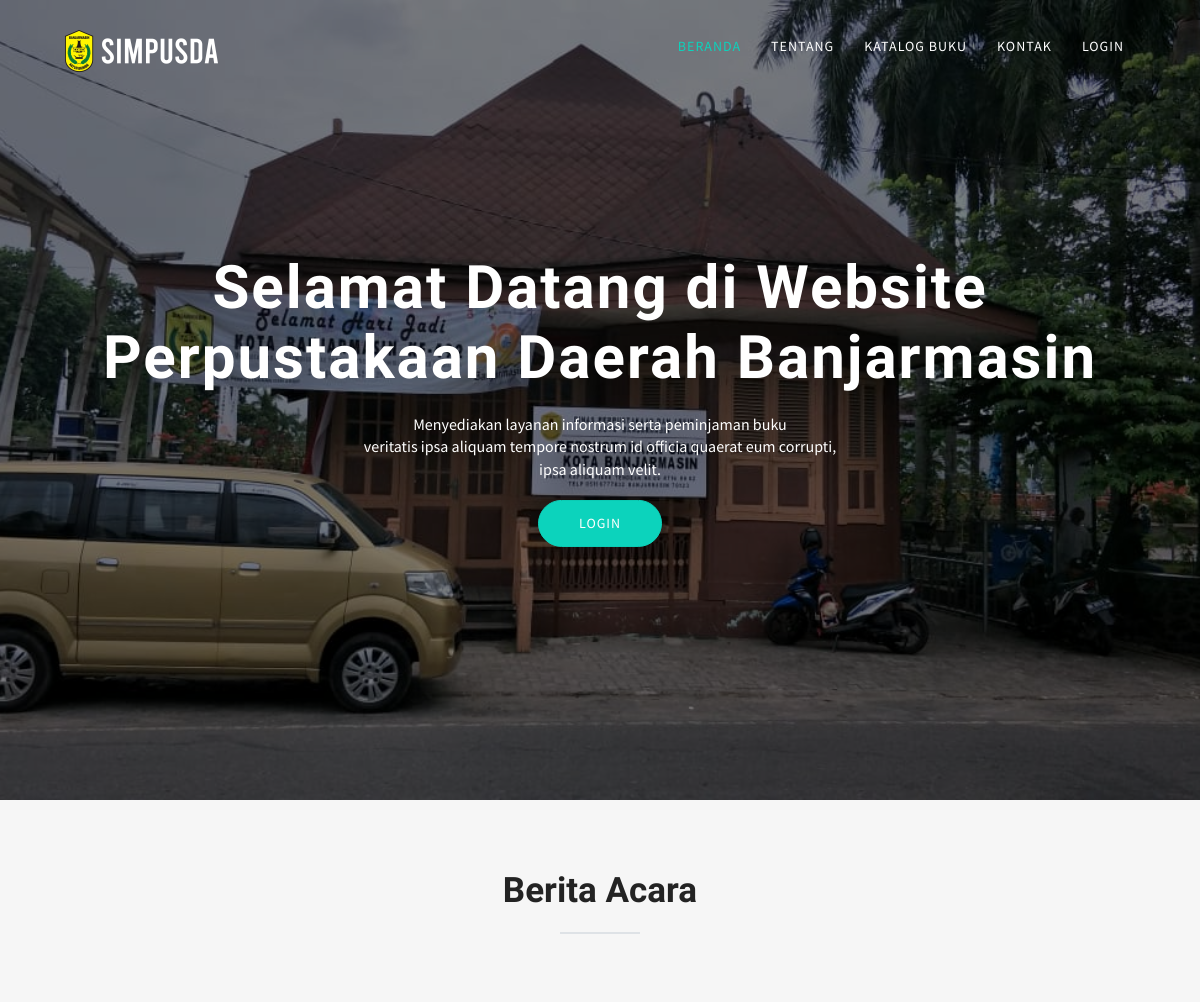
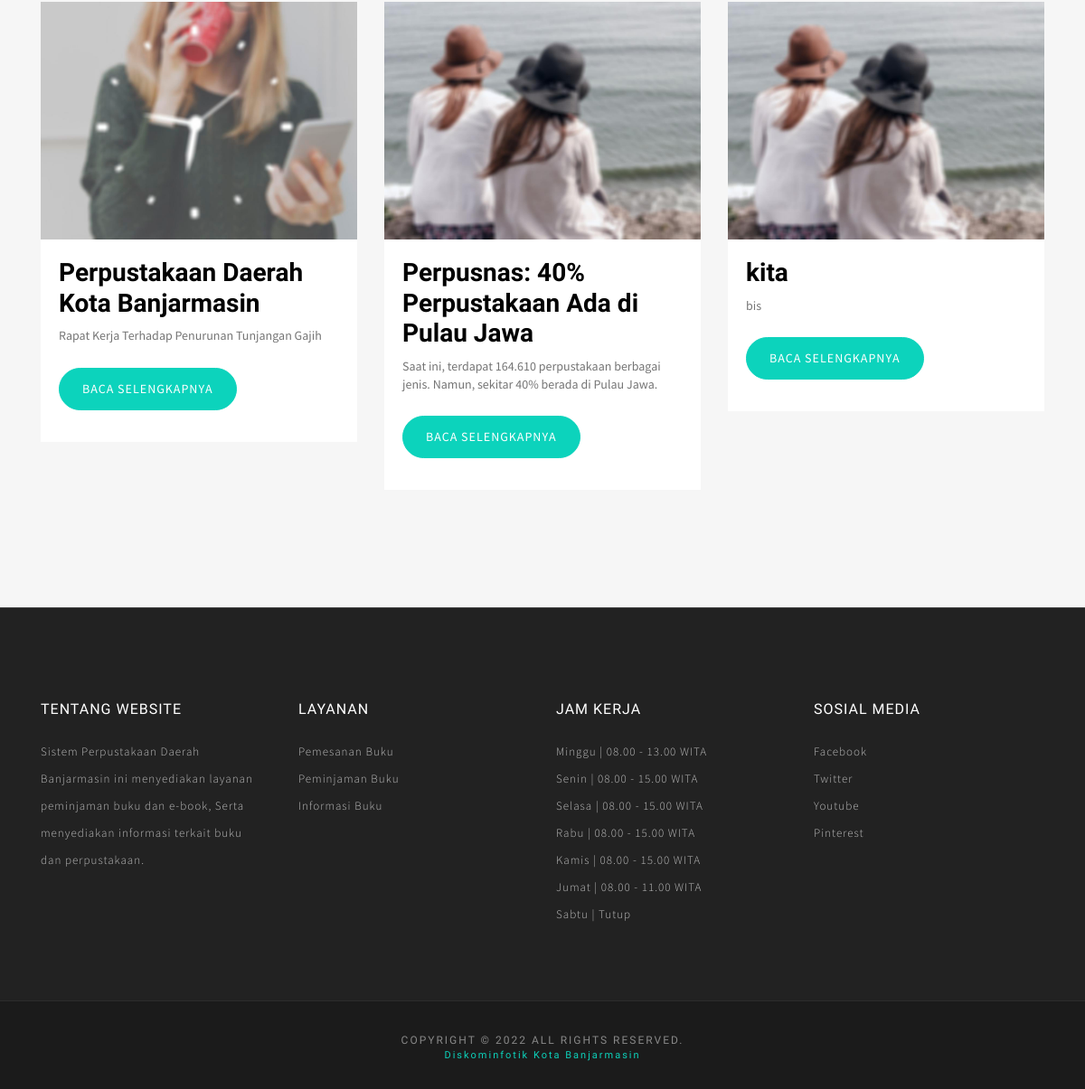
The page / on the database its author committed (2 pictures, top to bottom).
### tables this page shows
CREATE TABLE `l_berita` (
  `id` int(11) NOT NULL,
  `judul` varchar(255) NOT NULL,
  `keterangan` text NOT NULL,
  `isi` text NOT NULL,
  `foto` varchar(255) NOT NULL,
  `tanggal` date NOT NULL
);

### index.php (the view, shortened to what this page needs)
<?php
require 'admin/config.php';
?>
<!DOCTYPE html>
<html>
<head>
  <link rel="stylesheet" href="Front-end/plugins/themefisher-font/style.css">
  <link rel="stylesheet" href="Front-end/plugins/bootstrap/css/bootstrap.min.css">
  <link rel="stylesheet" href="Front-end/plugins/lightbox2/dist/css/lightbox.min.css">
  <link rel="stylesheet" href="Front-end/plugins/animate/animate.css">
  <link rel="stylesheet" href="Front-end/plugins/slick/slick.css">
  <link rel="stylesheet" href="Front-end/css/style.css">
</head>
<body id="body">
<header class="navigation fixed-top">
  <div class="container">
    <nav class="navbar navbar-expand-lg navbar-light">
      <a class="navbar-brand logo" href="../perpustakaan/">
        <img class="logo-white" src="Front-end/images/logo-white.png" alt="logo"/>
      </a>
      <div class="collapse navbar-collapse" id="navigation">
        <ul class="navbar-nav ml-auto text-center">
          <li class="nav-item active">
            <a class="nav-link" href="../perpustakaan/">Beranda</a>
          </li>
          <li class="nav-item ">
            <a class="nav-link" href="Front-end/tentang.php">Tentang</a>
          </li>
          <li class="nav-item ">
            <a class="nav-link" href="Front-end/katalog.php">Katalog Buku</a>
          </li>
          <li class="nav-item ">
            <a class="nav-link" href="Front-end/kontak.php">Kontak</a>
          </li>
		      <li class="nav-item ">
            <a class="nav-link" href="Front-end/login.php">Login</a>
          </li>
        </ul>
      </div>
    </nav>
  </div>
</header>
	<div class="hero-slider">
	<div class="slider-item th-fullpage hero-area" style="background-image: url(Front-end/images/slider/slider-1.jpeg);">
		<div class="container">
			<div class="row">
				<div class="col-md-12 text-center">
					<h1 data-duration-in=".3" data-animation-in="fadeInUp" data-delay-in=".1">Selamat Datang di Website<br>
						Perpustakaan Daerah Banjarmasin</h1>
					<p data-duration-in=".3" data-animation-in="fadeInUp" data-delay-in=".5">Menyediakan layanan informasi serta peminjaman buku <br> veritatis ipsa aliquam tempore nostrum id
						officia quaerat eum corrupti, <br> ipsa aliquam velit.</p>
					<a data-duration-in=".3" data-animation-in="fadeInUp" data-delay-in=".8" class="btn btn-main" href="Front-end/login.php">Login</a>
				</div>
			</div>
		</div>
	</div>
</div>
<section class="blog" id="blog">
	<div class="container">
        <?php
          $stmt_berita = $pdo_conn->prepare("SELECT * FROM l_berita ORDER BY tanggal LIMIT 3 ");
          $stmt_berita->execute();
          $result_berita = $stmt_berita->fetchAll();
        ?>
		<div class="row">
			<div class="col-12">
				<div class="title text-center ">
					<h2> Berita <span class="color">Acara</span></h2>
					<div class="border"></div>
				</div>
			</div>
      <?php
        		if(!empty($result_berita)) {
        		foreach($result_berita as $row) {
        ?>
			  <article class="col-md-4 col-sm-6 col-xs-12 clearfix ">
				<div class="post-item">
					<div class="media-wrapper">
						<?php echo "<img src='Front-end/images/blog/$row[foto]' alt='amazing caves coverimage' class='img-fluid'>"?>
					</div>
					<div class="content">
          <?php echo "<h3><a href='Front-end/single-post.php?id=$row[id]'>$row[judul]</a></h3>"?>
						<?php echo "<p>$row[keterangan]</p>"?>
            <a class='btn btn-main' href="Front-end/single-post.php?id=<?php echo $row['id']; ?>">Baca selengkapnya</a>
					</div>
				</div>
			</article>
      <?php
            }
          }
          ?>
		</div>
	</div>
</section>
<footer id="footer" class="bg-one">
  <div class="top-footer">
    <div class="container">
      <div class="row">
        <div class="col-sm-3 col-md-3 col-lg-3">
          <h3>Tentang Website</h3>
          <p>Sistem Perpustakaan Daerah Banjarmasin ini menyediakan layanan peminjaman buku dan e-book, Serta menyediakan informasi terkait buku dan perpustakaan.</p>
        </div>
        <div class="col-sm-3 col-md-3 col-lg-3">
          <ul>
            <li><h3>Layanan </h3></li>
            <li><a href="#">Pemesanan Buku</a></li>
            <li><a href="#">Peminjaman Buku</a></li>
            <li><a href="#">informasi Buku</a></li>
          </ul>
        </div>
        <div class="col-sm-3 col-md-3 col-lg-3">
          <ul>
            <li><h3>Jam Kerja</h3></li>
			      <li><a href="#">Minggu | 08.00 - 13.00 WITA</a></li>
            <li><a href="#">Senin | 08.00 - 15.00 WITA</a></li>
			      <li><a href="#">Selasa | 08.00 - 15.00 WITA</a></li>
			      <li><a href="#">Rabu | 08.00 - 15.00 WITA</a></li>
			      <li><a href="#">Kamis | 08.00 - 15.00 WITA</a></li>
            <li><a href="#">Jumat | 08.00 - 11.00 WITA </a></li>
			      <li><a href="#">Sabtu | Tutup</a></li>
          </ul>
        </div>
        <div class="col-sm-3 col-md-3 col-lg-3">
          <ul>
            <li><h3>Sosial Media</h3></li>
            <li><a href="#">Facebook</a></li>
            <li><a href="#">Twitter</a></li>
            <li><a href="#">Youtube</a></li>
            <li><a href="#">Pinterest</a></li>
          </ul>
        </div>
      </div>
    </div>
  </div>
  <div class="footer-bottom">
    <h5>Copyright &copy;  All rights reserved.</h5>
    <h6><a href="">Diskominfotik Kota Banjarmasin </a></h6>
  </div>
</footer>
  </body>
  </html>

### Front-end/css/style.css (style rules this page uses)
body { line-height: 1.4; font-family: "Source Sans Pro", sans-serif; -webkit-font-smoothing: antialiased; }
p { font-family: "Source Sans Pro", sans-serif; color: #848484; font-size: 16px; }
h1, h2, h3, h4, h5, h6 { font-family: "Catamaran", sans-serif; font-weight: 600; }
ol, ul { margin: 0; padding: 0; list-style: none; }
a { transition: all .3s ease-in 0s; }
a, a:focus, a:hover { text-decoration: none; outline: 0; }
.btn-main { background: #0cd3bc; border: 1px solid #0cd3bc; color: #fff; display: inline-block; font-size: 14px; letter-spacing: 1px; padding: 12px 40px; text-transform: uppercase; border-radius: 40px; }
.title { padding-bottom: 50px; overflow: hidden; }
.title h2 { font-weight: 600; font-size: 35px; color: #232323; }
.border { height: 2px; margin: 20px auto 20px; position: relative; width: 80px; background: #0cd3bc; }
.slick-slide { outline: none; }
.logo { margin-top: 10px; display: inline-block; }
.navigation { transition: .3s all; }
.navigation .navbar-light .navbar-nav .nav-item .nav-link { color: #fff; font-size: 14px; line-height: 26px; padding: 20px 15px; text-transform: uppercase; letter-spacing: 1px; transition: .2s ease-in-out 0s; }
.navigation .navbar-light .navbar-nav .nav-item.active .nav-link { color: #0cd3bc; }
.navbar-brand { height: auto; padding: 8px 0; }
.hero-area { background-image: url("../images/slider/slider-bg-1.jpg"); background-size: cover; height: 100vh; position: relative; display: flex; justify-content: center; align-items: center; }
.hero-area:before { content: ''; background: rgba(0, 0, 0, 0.63); position: absolute; top: 0; right: 0; bottom: 0; left: 0; }
.slider-item { background-size: cover; background-position: center center; background-repeat: no-repeat; position: relative; }
.slider-item::before { position: absolute; content: ""; height: 100%; width: 100%; background: rgba(0, 0, 0, 0.5); left: 0; top: 0; }
.slider-item .container { position: absolute; left: 0; right: 0; top: 50%; -webkit-transform: translateY(-50%); transform: translateY(-50%); }
.slider-item h1 { color: #fff; font-size: 60px; line-height: 70px; letter-spacing: 2px; font-weight: 700; margin-bottom: 20px; }
.slider-item p { color: #fff; margin-bottom: 20px; }
.hero-slider { overflow-x: hidden; }
.slick-slide { outline: 0; }
.blog { padding-bottom: 110px; padding-top: 70px; background: #F6F6F6; }
.post-item { background: #fff; margin-bottom: 20px; }
.post-item .content { padding: 20px; }
.post-item .content h3 a { color: #000; }
.post-item .content p { color: #757575; font-size: 14px; margin: 10px 0; }
.post-item .content .btn-main { padding: 12px 25px; margin: 15px 0; }
.top-footer { background-color: #222222; border-top: 1px solid #404040; padding: 100px 0 80px; }
.top-footer h3 { font-size: 16px; line-height: 1.5; color: #fff; font-weight: 400; text-transform: uppercase; letter-spacing: 1px; margin-bottom: 20px; }
.top-footer p { font-size: 13px; line-height: 30px; color: #bdbdbd; font-weight: 300; letter-spacing: 1px; padding-right: 20px; }
.top-footer li a { font-size: 13px; line-height: 30px; color: #bdbdbd; font-weight: 300; letter-spacing: 1px; text-transform: capitalize; transition: color .3s; font-family: "Source Sans Pro", sans-serif; display: block; }
.footer-bottom { text-align: center; background-color: #1b1b1b; border-top: 1px solid #2c2c2c; padding: 30px 0; }
.footer-bottom h5 { font-size: 12px; line-height: 1; color: #888888; font-weight: 400; text-transform: uppercase; letter-spacing: 2px; margin-top: 7px; margin-bottom: 3px; }
.footer-bottom h6 { font-size: 11px; line-height: 15px; color: #888888; font-weight: 400; text-transform: capitalize; letter-spacing: 2px; margin-bottom: 0; }
.footer-bottom a { color: #0cd3bc; }

### rows shown on the page
l_berita: foto (picture), judul "Perpustakaan Daerah Kota Banjarmasin", keterangan "Rapat Kerja Terhadap Penurunan Tunjangan Gajih"
l_berita: foto (picture), judul "Perpusnas: 40% Perpustakaan Ada di Pulau Jawa", keterangan "Saat ini, terdapat 164.610 perpustakaan berbagai jenis. Namun, sekitar 40% berada di Pulau Jawa."
l_berita: foto (picture), judul "kita", keterangan "bis"
